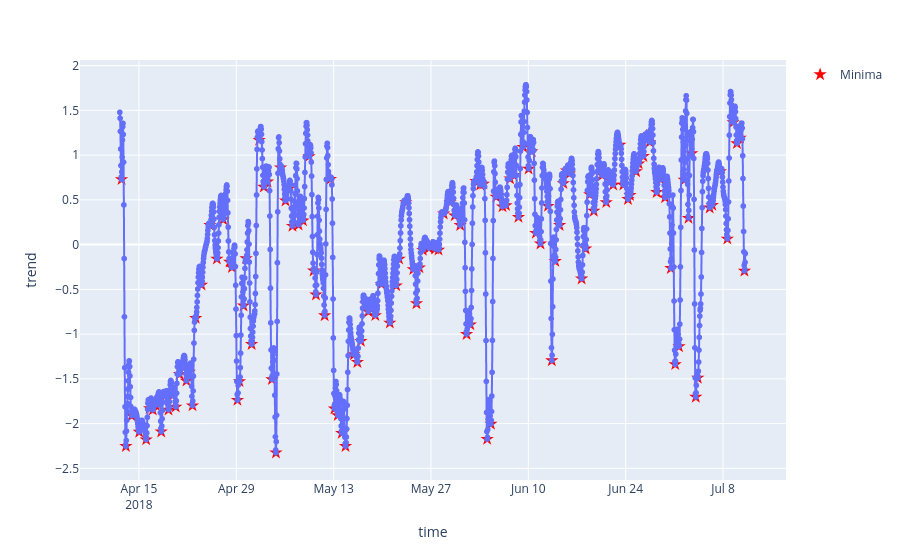

Write notebook code for a chart like this one.
### Code cell
the_signal = -df_trend.trend.values
x = series.index.values
peaks_indices, properties = find_peaks(the_signal)
the_signal = df_trend.trend.values

# 3. Plot the results (optional, but helpful for visualization)
fig = px.line(df_trend, x="time", y="trend", markers=True)

#plt.plot(x[peaks_indices], the_signal[peaks_indices], 'x', color='red', label='Detected Peaks')
fig.add_trace(
    go.Scatter(
        x= x[peaks_indices], y= the_signal[peaks_indices],
        mode='markers', # Set mode to markers
        name='Minima', # Name for the legend
        marker=dict(color='red', size=10, symbol='star'), # Customize the marker style
        showlegend=True
    )
)

### Figure 1 — Plotly figure (JSON) as saved in the notebook; plotly's stock layout.template omitted (floating-point values rounded to 4 significant figures; data arrays with more than 128 entries replaced by an {"elided": "..."} marker saying what was removed)
{"data": [{"hovertemplate": "time=%{x}<br>trend=%{y}<extra></extra>", "legendgroup": "", "line": {"color": "#636efa", "dash": "solid"}, "marker": {"symbol": "circle"}, "mode": "lines+markers", "name": "", "showlegend": false, "type": "scattergl", "x": {"elided": "2160 str values"}, "xaxis": "x", "y": {"elided": "2160 float values"}, "yaxis": "y"}, {"marker": {"color": "red", "size": 10, "symbol": "star"}, "mode": "markers", "name": "Minima", "showlegend": true, "type": "scatter", "x": {"elided": "135 str values"}, "y": {"elided": "135 float values"}}], "layout": {"legend": {"tracegroupgap": 0}, "margin": {"t": 60}, "xaxis": {"anchor": "y", "domain": [0, 1], "title": {"text": "time"}}, "yaxis": {"anchor": "x", "domain": [0, 1], "title": {"text": "trend"}}}}
